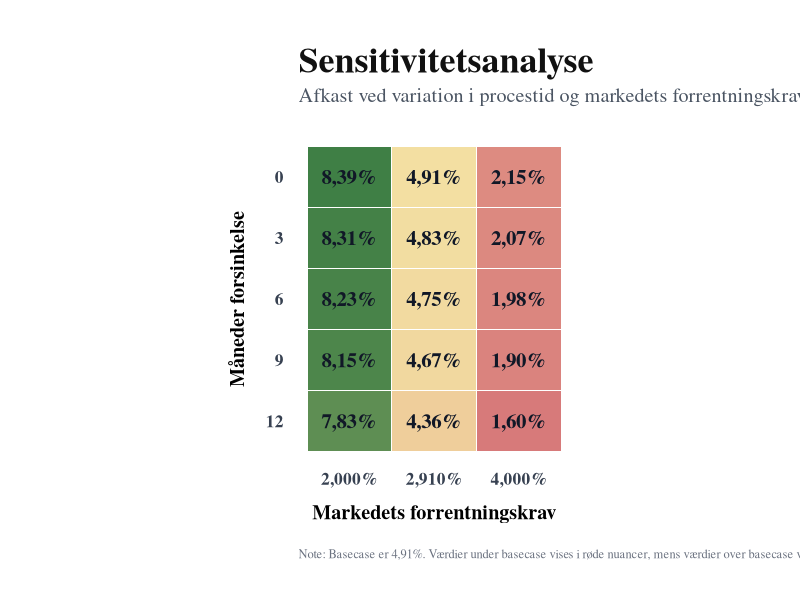

Generate this figure with R:
library(ggplot2)
library(dplyr)
library(scales)

# Data
df <- expand.grid(
  Forsinkelse = c(0, 3, 6, 9, 12),
  forrentningskrav = c("2,000%", "2,910%", "4,000%")
)

df$Værdi <- c(
  8.39, 8.31, 8.23, 8.15, 7.83,
  4.91, 4.83, 4.75, 4.67, 4.36,
  2.15, 2.07, 1.98, 1.90, 1.60
)

basecase <- 4.91

df <- df |>
  mutate(
    forrentningskrav = factor(forrentningskrav, levels = c("2,000%", "2,910%", "4,000%")),
    Forsinkelse = factor(Forsinkelse, levels = rev(c(0, 3, 6, 9, 12))),
    Label = paste0(format(round(Værdi, 2), decimal.mark = ","), "%")
  )

ggplot(df, aes(x = forrentningskrav, y = Forsinkelse, fill = Værdi)) +
  
  geom_tile(width = 0.985, height = 0.985, color = NA) +
  
  geom_text(
    aes(label = Label),
    family = "serif",
    fontface = "bold",
    size = 5.3,
    color = "#111827"
  ) +
  
  scale_fill_gradientn(
    colors = c(
      "#D77A7A",
      "#F3DFA2",
      "#3F7F45"
    ),
    values = rescale(c(
      min(df$Værdi),
      basecase,
      max(df$Værdi)
    )),
    limits = c(min(df$Værdi), max(df$Værdi)),
    guide = "none"
  ) +
  
  labs(
    title = "Sensitivitetsanalyse",
    subtitle = "Afkast ved variation i procestid og markedets forrentningskrav",
    x = "Markedets forrentningskrav",
    y = "Måneder forsinkelse",
    caption = "Note: Basecase er 4,91%. Værdier under basecase vises i røde nuancer, mens værdier over basecase vises i grønne nuancer."
  ) +
  
  coord_fixed(ratio = 0.72) +
  
  theme_minimal(base_family = "serif") +
  theme(
    plot.title = element_text(size = 26, face = "bold", color = "#111111"),
    plot.subtitle = element_text(size = 14.5, color = "#4B5563", margin = margin(b = 24)),
    
    axis.title.x = element_text(size = 14.5, face = "bold", margin = margin(t = 12)),
    axis.title.y = element_text(size = 14.5, face = "bold", margin = margin(r = 12)),
    
    axis.text.x = element_text(size = 12.5, face = "bold", color = "#374151", margin = margin(t = 8)),
    axis.text.y = element_text(size = 12.5, face = "bold", color = "#374151", margin = margin(r = 8)),
    
    plot.caption = element_text(size = 9, color = "#6B7280", hjust = 0, margin = margin(t = 18)),
    
    panel.grid = element_blank(),
    axis.ticks = element_blank(),
    plot.background = element_rect(fill = "white", color = NA),
    panel.background = element_rect(fill = "white", color = NA),
    plot.margin = margin(35, 45, 28, 45)
  )
